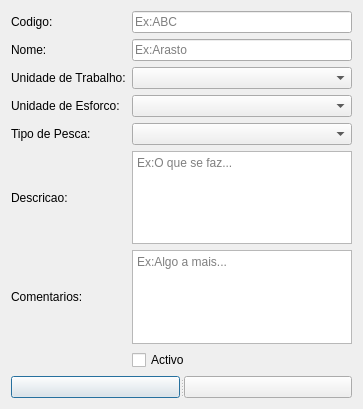
<?xml version="1.0" encoding="UTF-8"?>
<ui version="4.0">
 <class>Dialog</class>
 <widget class="QDialog" name="Dialog">
  <property name="geometry">
   <rect>
    <x>0</x>
    <y>0</y>
    <width>363</width>
    <height>409</height>
   </rect>
  </property>
  <property name="windowTitle">
   <string>Artes de Pesca</string>
  </property>
  <layout class="QGridLayout" name="gridLayout">
   <item row="4" column="3" colspan="2">
    <widget class="QComboBox" name="CBuniTrablho"/>
   </item>
   <item row="5" column="3" colspan="2">
    <widget class="QComboBox" name="CBUniEsforco"/>
   </item>
   <item row="4" column="1" colspan="2">
    <widget class="QLabel" name="label_6">
     <property name="text">
      <string>Unidade de Trabalho:</string>
     </property>
    </widget>
   </item>
   <item row="6" column="3" colspan="2">
    <widget class="QComboBox" name="CBTipPesca"/>
   </item>
   <item row="3" column="1">
    <widget class="QLabel" name="label_8">
     <property name="text">
      <string>Nome:</string>
     </property>
    </widget>
   </item>
   <item row="5" column="1" colspan="2">
    <widget class="QLabel" name="label_5">
     <property name="text">
      <string>Unidade de Esforco:</string>
     </property>
    </widget>
   </item>
   <item row="6" column="1" colspan="2">
    <widget class="QLabel" name="label_7">
     <property name="text">
      <string>Tipo de Pesca:</string>
     </property>
    </widget>
   </item>
   <item row="8" column="1">
    <widget class="QLabel" name="label_9">
     <property name="text">
      <string>Comentarios:</string>
     </property>
    </widget>
   </item>
   <item row="9" column="3" colspan="2">
    <widget class="QCheckBox" name="CHBActivo">
     <property name="text">
      <string>Activo</string>
     </property>
    </widget>
   </item>
   <item row="7" column="1">
    <widget class="QLabel" name="label_10">
     <property name="maximumSize">
      <size>
       <width>100</width>
       <height>16777215</height>
      </size>
     </property>
     <property name="text">
      <string>Descricao:</string>
     </property>
    </widget>
   </item>
   <item row="1" column="1">
    <widget class="QLabel" name="label">
     <property name="text">
      <string>Codigo:</string>
     </property>
    </widget>
   </item>
   <item row="10" column="1" colspan="4">
    <widget class="QSplitter" name="splitter">
     <property name="orientation">
      <enum>Qt::Horizontal</enum>
     </property>
     <widget class="QPushButton" name="PBGuardar">
      <property name="text">
       <string/>
      </property>
      <property name="icon">
       <iconset resource="icons.qrc">
        <normaloff>:/newPrefix/Icons/002-save.png</normaloff>:/newPrefix/Icons/002-save.png</iconset>
      </property>
     </widget>
     <widget class="QPushButton" name="PBCancelar">
      <property name="text">
       <string/>
      </property>
      <property name="icon">
       <iconset resource="icons.qrc">
        <normaloff>:/newPrefix/Icons/003-error.png</normaloff>:/newPrefix/Icons/003-error.png</iconset>
      </property>
     </widget>
    </widget>
   </item>
   <item row="1" column="3" colspan="2">
    <widget class="QLineEdit" name="LECodigo">
     <property name="maxLength">
      <number>3</number>
     </property>
     <property name="placeholderText">
      <string>Ex:ABC</string>
     </property>
    </widget>
   </item>
   <item row="3" column="3" colspan="2">
    <widget class="QLineEdit" name="LENome">
     <property name="maxLength">
      <number>15</number>
     </property>
     <property name="placeholderText">
      <string>Ex:Arasto</string>
     </property>
     <property name="clearButtonEnabled">
      <bool>false</bool>
     </property>
    </widget>
   </item>
   <item row="7" column="3" colspan="2">
    <widget class="QPlainTextEdit" name="PTEDescricao">
     <property name="placeholderText">
      <string>Ex:O que se faz...</string>
     </property>
    </widget>
   </item>
   <item row="8" column="3" colspan="2">
    <widget class="QPlainTextEdit" name="PTEComentarios">
     <property name="placeholderText">
      <string>Ex:Algo a mais...</string>
     </property>
    </widget>
   </item>
  </layout>
 </widget>
 <resources>
  <include location="icons.qrc"/>
 </resources>
 <connections/>
</ui>
